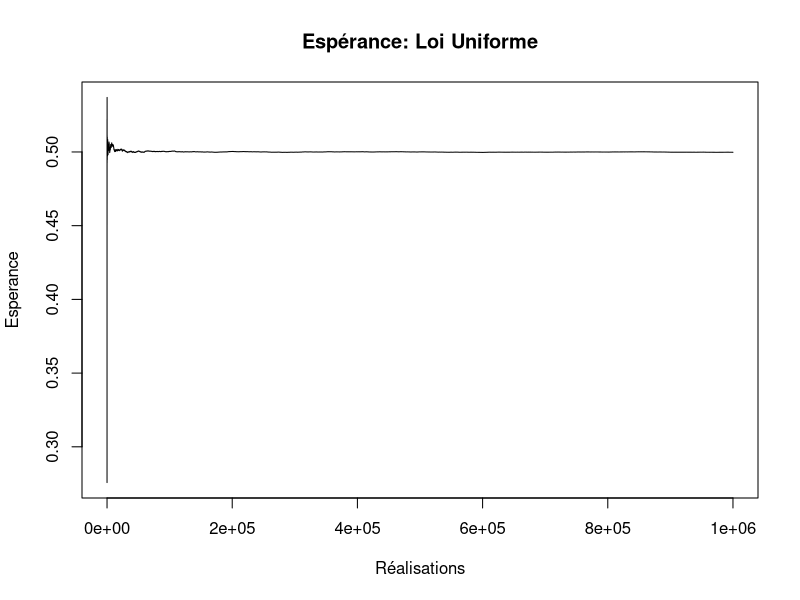
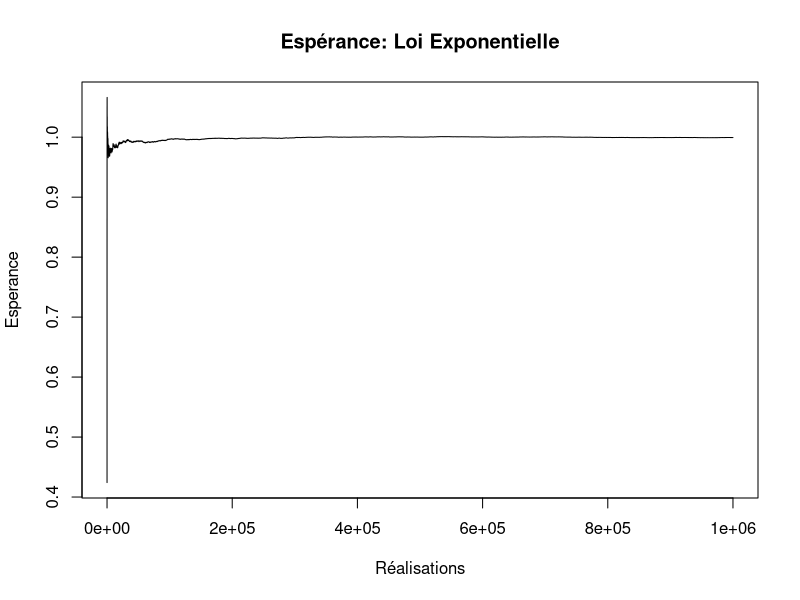
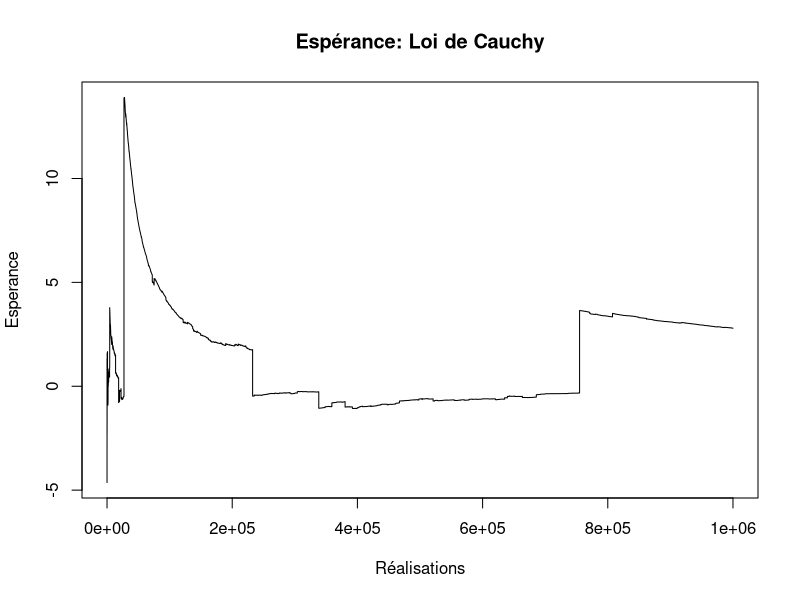
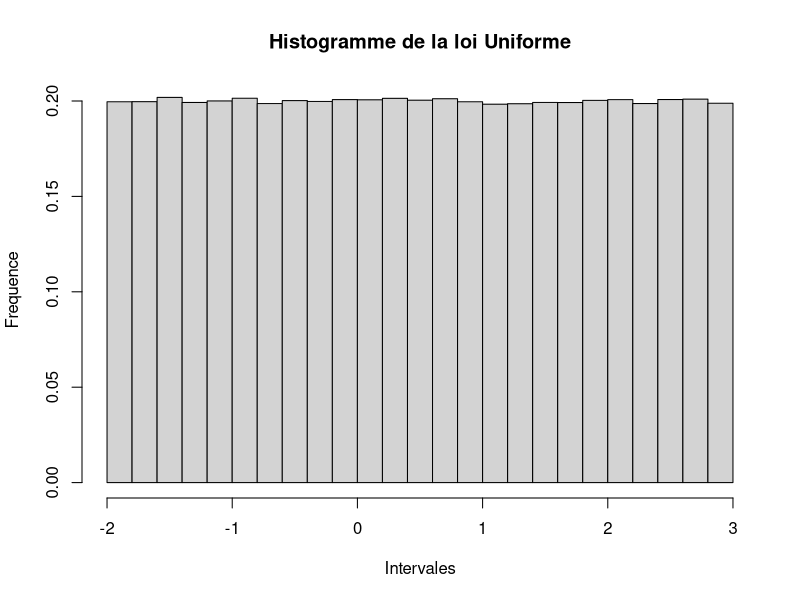
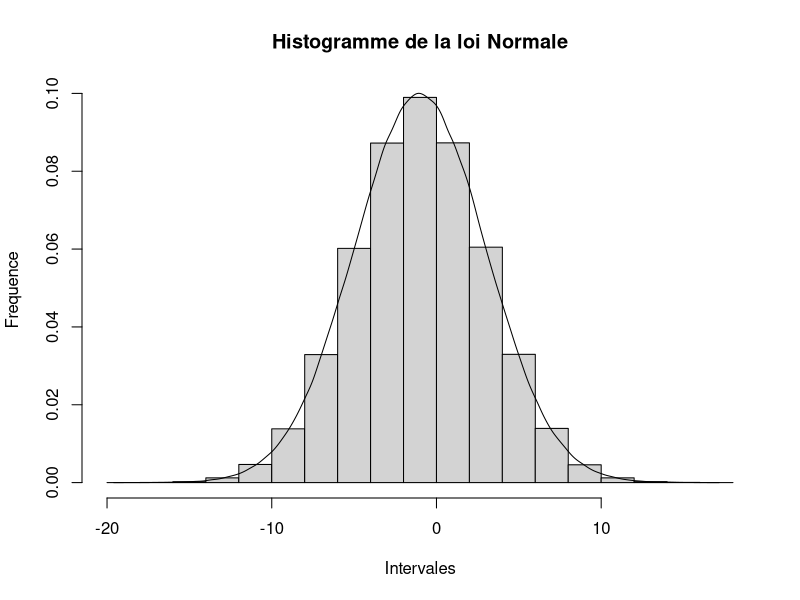
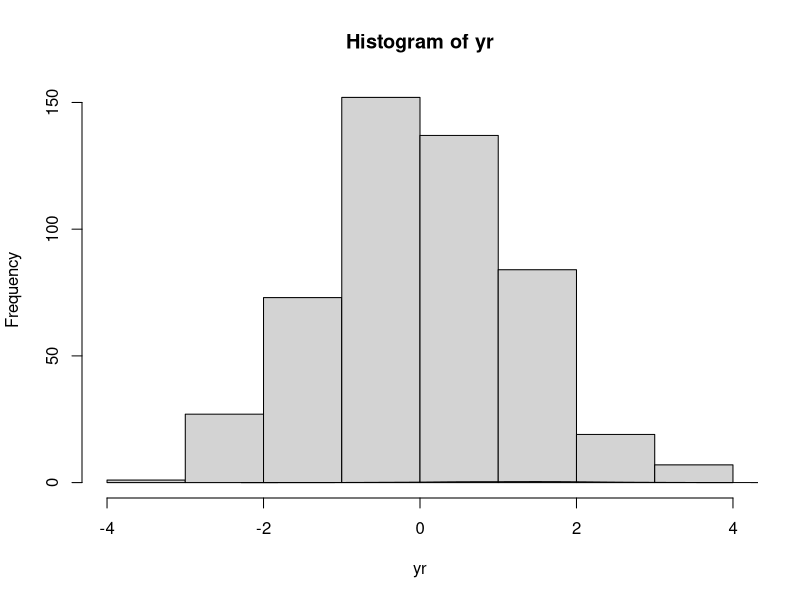

Here is the R script that generated these plots, in order:
#!/usr/bin/env Rscript

## PROBA-STAT: TP 2
## LOI FORTE DES GRANDS NOMBRES
##
## Pour une suite x distribuée selon une loi de probabilité 
## ayant m = E(X) < +inf la somme cumulative va tendre vers la moyenne. 
##
## Exercice 1

# Loi uniforme
n <- 1000000
term_index = 1:n
set.seed(n); dist <- runif(n)
esp <- cumsum(dist)/term_index

plot(term_index, esp, type="l", 
	 main="Espérance: Loi Uniforme", 
	 xlab="Réalisations", ylab="Esperance")

# Loi exponentielle
set.seed(n); dist_exp <- rexp(n, rate=1)
exp_esp <- cumsum(dist_exp)/term_index

x11()
plot(term_index, exp_esp, type="l",
	 main="Espérance: Loi Exponentielle",
	 xlab="Réalisations", ylab="Esperance")
	 

# Observations: Pour un n assez grand l'espérence tend vers sa 
#               valeur théorique.
set.seed(n); dist_cauchy <- rcauchy(n)
esp_cauchy <- cumsum(dist_cauchy)/term_index

x11()
plot(term_index, esp_cauchy, type="l",
	 main="Espérance: Loi de Cauchy",
	 xlab="Réalisations", ylab="Esperance")


# Répartition observée et répartition théorique
# !! Rajouter la densité

# Loi Uniforme
set.seed(n); dist_unif <- runif(n, min=-2, max=3)
x11()
hist(dist_unif, prob=TRUE,
	 main="Histogramme de la loi Uniforme",
	 xlab="Intervales", ylab="Frequence")


# Loi Normale
set.seed(n); dist_norm <- rnorm(n, -1, 4)
x11()
hist(dist_norm, prob=TRUE,
	 main="Histogramme de la loi Normale",
	 xlab="Intervales", ylab="Frequence")
par(new=TRUE)
lines(density(dist_norm))



#Théorème de la limite centrale
X <- matrix(rbinom(500*1000, 10, 0.8), ncol=500, nrow=1000)
sum <- c()
for(i in 1:500){
	sum[i] <- sum(X[,i])
}
yr <- sqrt(1000)*(sum/1000 - 8)
x11()
hist(yr)
par(new=TRUE)
lines(density(rnorm(500,sqrt(1.6))))
